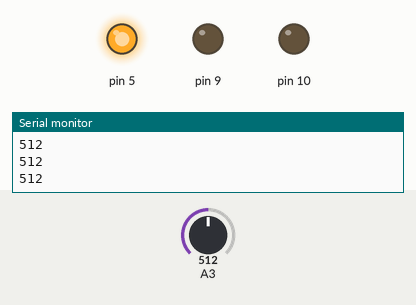
Bench run of a sketch on a simulated Arduino Leonardo, built with avr-gcc and run on an emulated ATmega32U4. Shown: output pins drawn as LEDs (lit = HIGH), the last lines printed to the serial monitor. Inputs (shaded band) come from the test bench; at power-on: A3 = 512.

Above: at 1.2 s.
1.3 s: A3 set to 110
2.8 s: A3 set to 90
At 3.8 s:
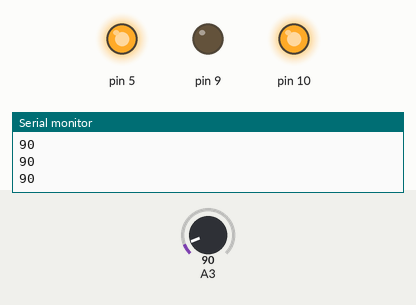
4.3 s: A3 set to 54
5.8 s: A3 set to 46
At 6.4 s:
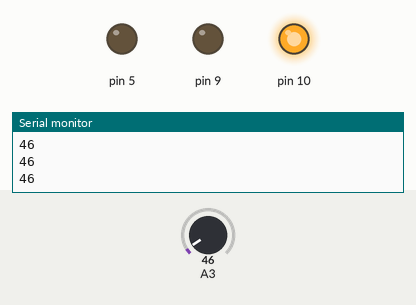
7.3 s: A3 set to 0
At 7.8 s:
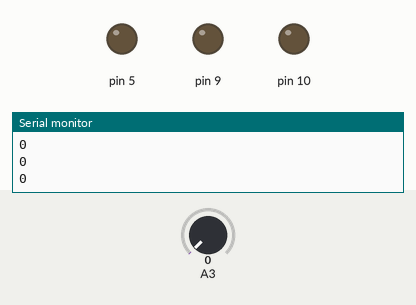
8.8 s: A3 set to 60
At 10.3 s:
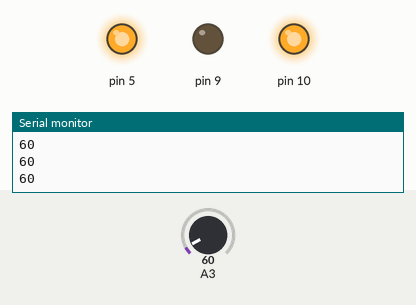
Timing chart, 0 to 11.3 s (numbered marks = the images above; inputs shaded):
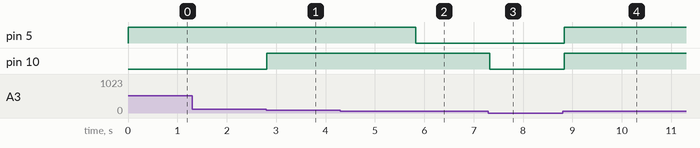

Measured:
- the behaviour switches between 100 and 99 on A3 (found by bisection; images 0 and 1)
- the behaviour switches between 50 and 49 on A3 (found by bisection; images 1 and 2)
- after the input at 2.8 s, pin 10: LOW → HIGH at once
- after the input at 5.8 s, pin 5: HIGH → LOW at once
- after the input at 7.3 s, pin 10: HIGH → LOW at once
- after the input at 8.8 s, pin 5, pin 10: LOW → HIGH at once

The sketch:

lab4.2.ino
```cpp
#include <Esplora.h>
void setup() {
  // put your setup code here, to run once:
Serial.begin(9600);
}

void loop() {
  int soundValue=Esplora.readMicrophone();
  Serial.println(soundValue);// put your main code here, to run repeatedly:
if(soundValue ==0)
    {
       Esplora.writeRGB(0, 0, 0);
      }
else if(soundValue < 50)
    {
       Esplora.writeRGB(0, 255, 0);
      }
    else if(soundValue < 100)
    {
       Esplora.writeRGB(255, 255, 0);
      }
      else
    {
       Esplora.writeRGB(255, 0, 0);
      }
delay(100);
}
```
